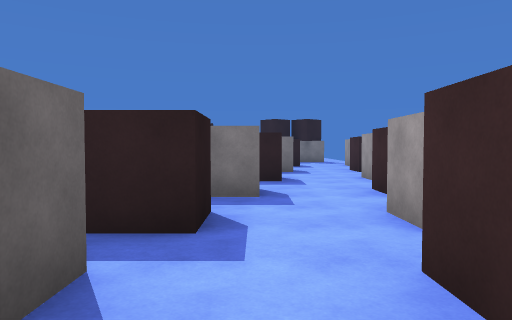
View 1 (above)

24 first-person views from a walk through a Unity game level. The camera is 1.4 m above the floor, tilts 2° down and sees 70° across. The floor is counted in squares, 2 m on a side. Each view is taken from the middle of a square. On the plan, view 1 faces up. The plan holds only what a view shows up to about 11 squares ahead; the rest is blank. The place goes on beyond the plan. The player is left out.

View 2
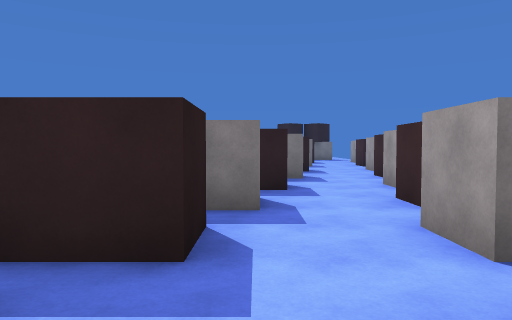

View 3
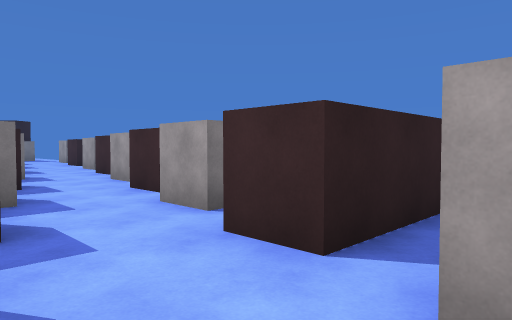

View 4
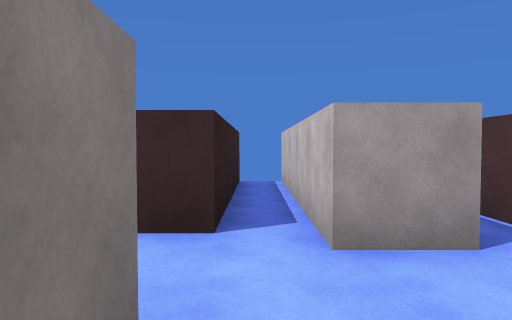

View 5
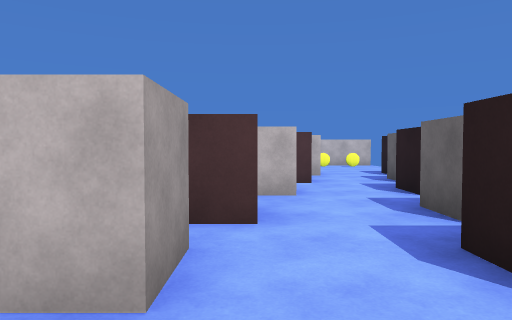

View 6
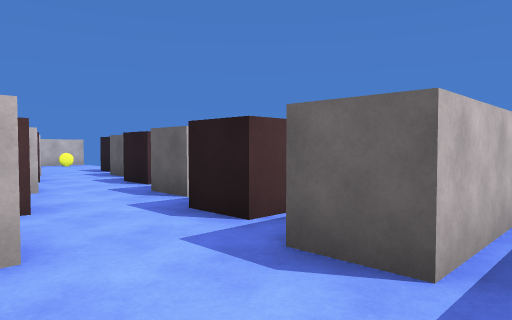

View 7
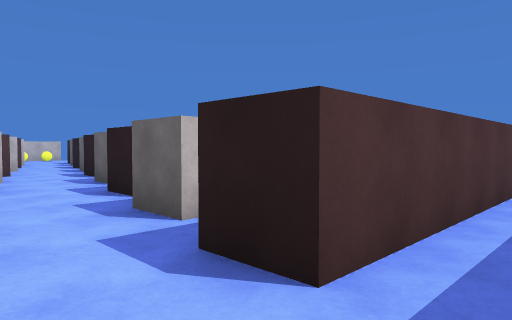

View 8
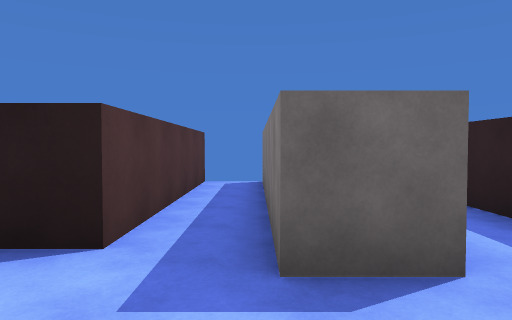

View 9
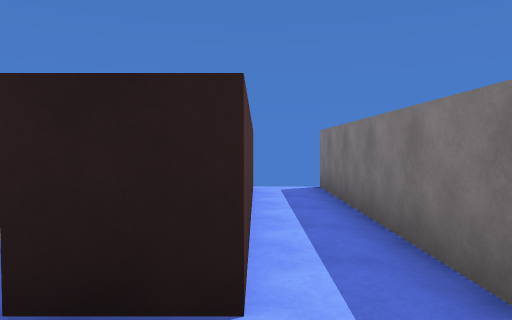

View 10
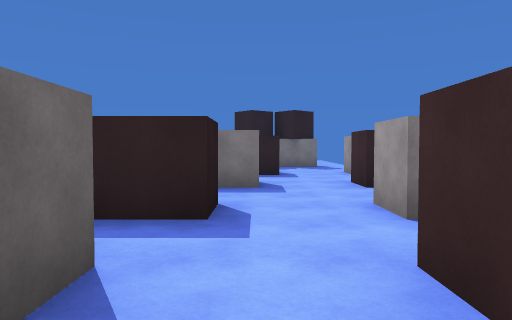

View 11
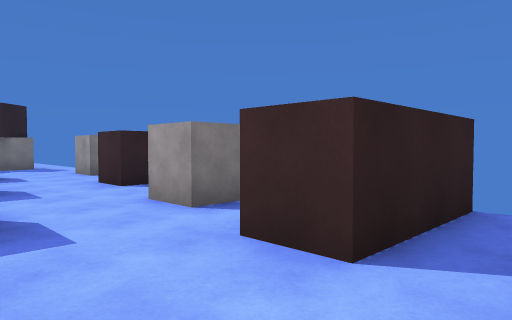

View 12
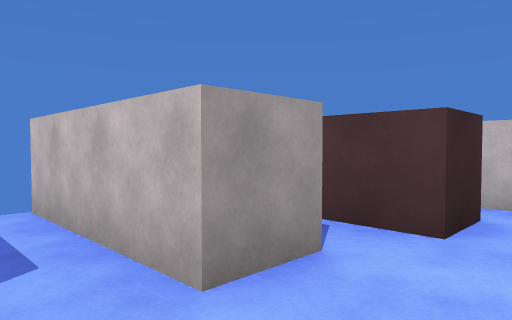

View 13
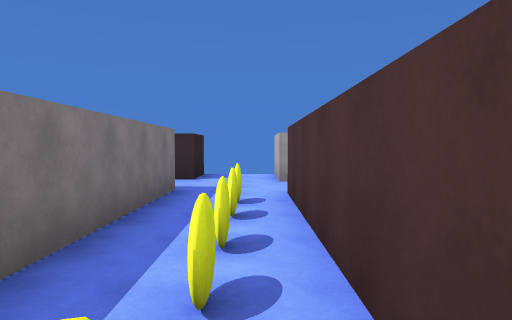

View 14
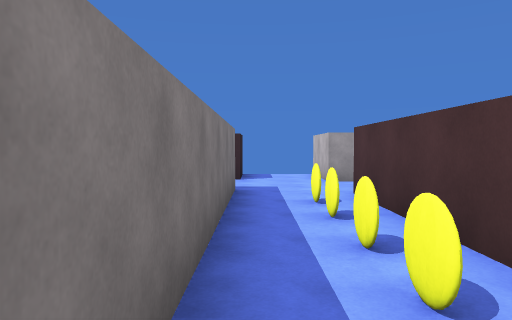

View 15
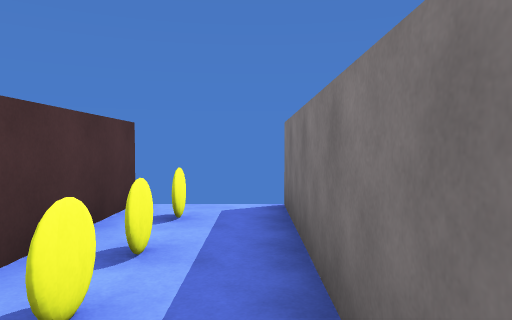

View 16
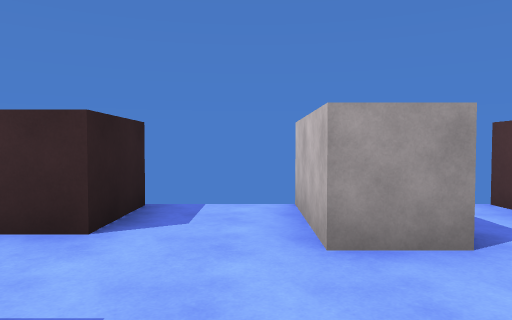

View 17
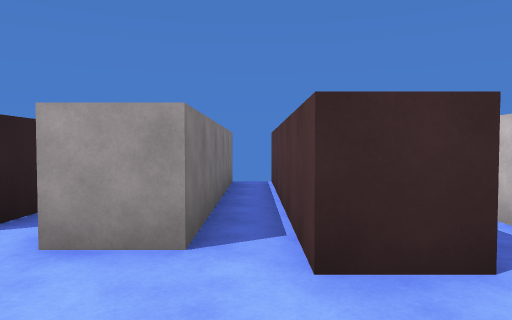

View 18
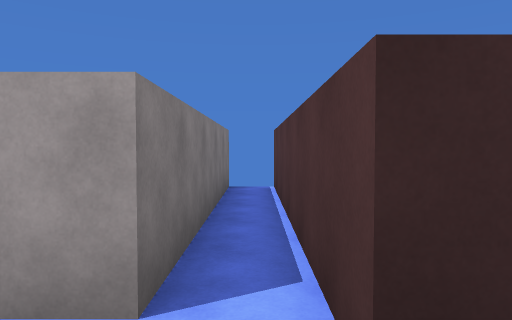

View 19
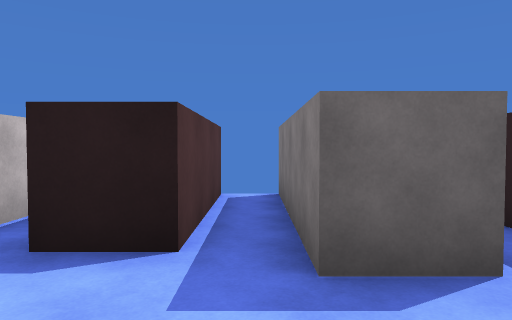

View 20
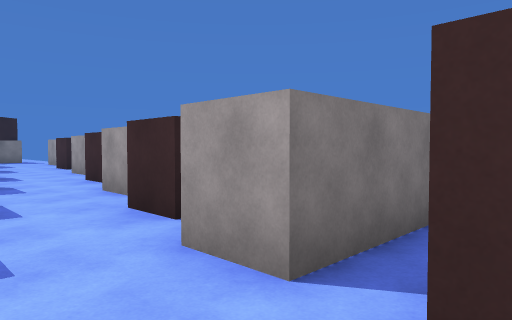

View 21
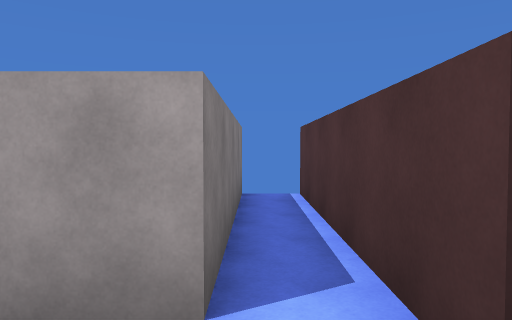

View 22
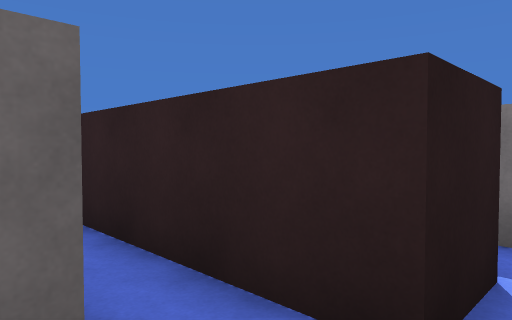

View 23
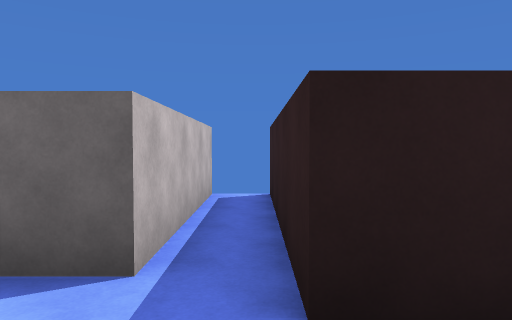

View 24
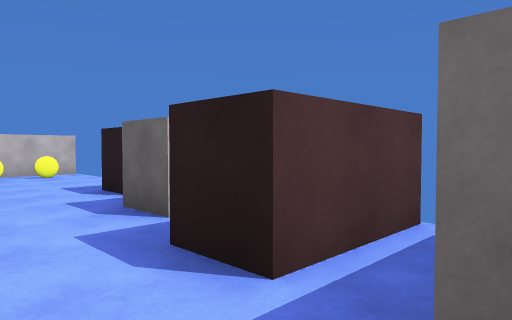

### Floor plan
Points are (right, up) in squares from view 1. A wall is a line through its corners. A room is listed if a view was taken in it or the views show most of it. See-through windows are left out.
Room 1 (views 1, 6, 21, 23)
walls: (0.9, 1) (0.9, 2); (-1.4, 0.2) (-1.4, -0.8) (-5.5, -0.8); (0, -1.7) (4.5, -1.7); (-1, 2.1) (-1, 1) (-1.6, 1); (4.2, -0.8) (0.5, -0.8) (0.5, 0.2); (-5.5, -1.7) (-2, -1.7)
ways out: opening at (-1, -2) to room 2; opening at (0, 2) to room 4
Room 2 (views 2, 4, 5, 19, 20, 22)
walls: (-0.5, -3.5) (4.4, -3.5); (-2, -1.7) (-2, -2.7) (-5.4, -2.7); (-5.4, -3.5) (-2.4, -3.5); (4.5, -2.7) (0, -2.7) (0, -1.7)
ways out: opening at (-1, -2) to room 1; opening at (-1.5, -4) to room 3
Room 3 (views 3, 17, 18)
walls: (-1, -5.3) (4.5, -5.3); (-2.4, -3.5) (-2.4, -4.6); (-3.8, -5.3) (-2.9, -5.3); (4.4, -4.5) (-0.5, -4.5) (-0.5, -3.5)
ways out: opening at (-1.5, -4) to room 2; opening at (-2, -6) to room 6
Room 4 (views 7, 8, 9, 10, 11, 12)
walls: (0.1, 6.2) (0.1, 5.1) (-5.5, 5.1); (1.4, 2.9) (1.4, 4) (4.5, 4); (0.9, 2) (2.1, 2); (4.5, 5.1) (2, 5.1) (2, 6.2); (-5.5, 4) (-0.5, 4) (-0.5, 2.9)
ways out: opening at (0, 2) to room 1; opening at (1, 6) to room 7
Room 5 (views 13, 14, 15, 16)
walls: (1.1, 10.3) (-5.4, 10.3); (2.5, 8.5) (4.5, 8.5); (4.5, 10.3) (2.9, 10.3) (2.9, 11.4); (-5.5, 8.5) (0.5, 8.5)
ways out: opening at (1.5, 8) to room 7; opening at (2, 11)
Room 6 (view 24)
walls: (-1, -6.4) (-1, -5.3); (-1.6, -7.3) (0.5, -7.3); (-2.9, -5.3) (-2.9, -6.4); (-5.5, -7.3) (-3.4, -7.3)
ways out: opening at (-2, -6) to room 3; opening at (-2.5, -8)
Room 7 (no view inside)
walls: (0.5, 8.5) (0.5, 7.5) (-2.4, 7.5); (3.2, 7.5) (2.5, 7.5) (2.5, 8.5); (4, 6.1) (4.5, 6.1)
ways out: opening at (1, 6) to room 4; opening at (1.5, 8) to room 5

Where each view was taken, in squares from view 1:
view 1: 0 up, 0 right, facing up
view 2: 3 down, 1 left, facing up
view 3: 4 down, 2 left, facing up-right
view 4: 3 down, 3 left, facing right
view 5: 2 down, 1 left, facing down
view 6: 1 down, 0 right, facing down-left
view 7: 5 up, 1 right, facing down-left
view 8: 5 up, 2 right, facing left
view 9: 4 up, 1 right, facing left
view 10: 4 up, 1 right, facing up
view 11: 4 up, 0 right, facing up-right
view 12: 5 up, 0 right, facing down-right
view 13: 9 up, 5 left, facing right
view 14: 10 up, 5 left, facing right
view 15: 10 up, 1 left, facing left
view 16: 9 up, 0 right, facing right
view 17: 5 down, 3 left, facing right
view 18: 5 down, 2 left, facing right
view 19: 3 down, 0 right, facing left
view 20: 2 down, 1 left, facing up-right
view 21: 1 down, 1 left, facing right
view 22: 2 down, 1 left, facing up-left
view 23: 1 down, 0 right, facing left
view 24: 6 down, 2 left, facing down-left
